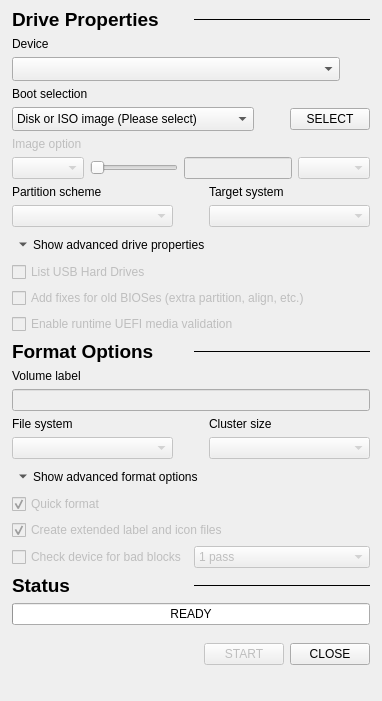
<?xml version="1.0" encoding="UTF-8"?>
<!-- SPDX-License-Identifier: GPL-3.0-or-later -->
<!-- Layout follows IDD_DIALOG in src/rufus.rc and runtime controls in src/ui.c. -->
<ui version="4.0">
 <class>RufusWindow</class>
 <widget class="QMainWindow" name="RufusWindow">
  <property name="windowTitle"><string>Rufus (Linux preview)</string></property>
  <property name="font"><font><pointsize>9</pointsize></font></property>
  <property name="windowIcon"><iconset resource="rufus_icons.qrc"><normaloff>:/rufus/rufus.ico</normaloff>:/rufus/rufus.ico</iconset></property>
  <widget class="QWidget" name="centralWidget">
   <layout class="QVBoxLayout" name="mainLayout">
    <property name="spacing"><number>6</number></property>
    <property name="leftMargin"><number>12</number></property>
    <property name="topMargin"><number>8</number></property>
    <property name="rightMargin"><number>12</number></property>
    <property name="bottomMargin"><number>16</number></property>
    <item><layout class="QHBoxLayout" name="driveHeaderLayout">
     <item><widget class="QLabel" name="driveHeader">
      <property name="font"><font><pointsize>14</pointsize><bold>true</bold></font></property>
      <property name="text"><string>Drive Properties</string></property>
     </widget></item>
     <item><widget class="QFrame" name="driveLine"><property name="frameShape"><enum>QFrame::HLine</enum></property></widget></item>
    </layout></item>
    <item><widget class="QLabel" name="deviceLabel">
     <property name="text"><string>Device</string></property>
     <property name="buddy"><cstring>deviceCombo</cstring></property>
    </widget></item>
    <item><layout class="QHBoxLayout" name="deviceLayout">
     <item><widget class="QComboBox" name="deviceCombo">
      <property name="sizeAdjustPolicy"><enum>QComboBox::AdjustToMinimumContentsLengthWithIcon</enum></property>
      <property name="minimumContentsLength"><number>24</number></property>
     </widget></item>
     <item><widget class="QToolButton" name="saveDeviceButton">
      <property name="enabled"><bool>false</bool></property>
      <property name="toolTip"><string>Save the selected device to an image — not available</string></property>
      <property name="accessibleName"><string>Save device to image</string></property>
      <property name="icon"><iconset resource="rufus_icons.qrc"><normaloff>:/rufus/save-16.png</normaloff>:/rufus/save-16.png</iconset></property>
      <property name="autoRaise"><bool>true</bool></property>
     </widget></item>
    </layout></item>
    <item><widget class="QLabel" name="bootLabel">
     <property name="text"><string>Boot selection</string></property>
     <property name="buddy"><cstring>bootCombo</cstring></property>
    </widget></item>
    <item><layout class="QHBoxLayout" name="bootLayout">
     <item><widget class="QComboBox" name="bootCombo">
      <property name="sizeAdjustPolicy"><enum>QComboBox::AdjustToMinimumContentsLengthWithIcon</enum></property>
      <property name="minimumContentsLength"><number>24</number></property>
      <item><property name="text"><string>Disk or ISO image (Please select)</string></property></item>
     </widget></item>
     <item><widget class="QToolButton" name="hashButton">
      <property name="enabled"><bool>false</bool></property>
      <property name="toolTip"><string>Compute image checksums — not available</string></property>
      <property name="accessibleName"><string>Compute image checksums</string></property>
      <property name="icon"><iconset resource="rufus_icons.qrc"><normaloff>:/rufus/hash-16.png</normaloff>:/rufus/hash-16.png</iconset></property>
      <property name="autoRaise"><bool>true</bool></property>
     </widget></item>
     <item><widget class="QPushButton" name="selectImageButton">
      <property name="autoDefault"><bool>true</bool></property>
      <property name="text"><string>SELECT</string></property>
      <property name="minimumSize"><size><width>80</width><height>0</height></size></property>
     </widget></item>
    </layout></item>
    <item><widget class="QWidget" name="imageOptions">
     <property name="enabled"><bool>false</bool></property>
     <layout class="QVBoxLayout" name="imageOptionsLayout">
      <property name="leftMargin"><number>0</number></property><property name="topMargin"><number>0</number></property>
      <property name="rightMargin"><number>0</number></property><property name="bottomMargin"><number>0</number></property>
      <item><widget class="QLabel" name="imageOptionLabel"><property name="text"><string>Image option</string></property></widget></item>
      <item><layout class="QHBoxLayout" name="imageOptionRow">
       <item><widget class="QComboBox" name="imageOptionCombo"/></item>
       <item><widget class="QSlider" name="persistenceSlider"><property name="orientation"><enum>Qt::Horizontal</enum></property></widget></item>
       <item><widget class="QLineEdit" name="persistenceSize"/></item>
       <item><widget class="QComboBox" name="persistenceUnits"/></item>
      </layout></item>
     </layout>
    </widget></item>
    <item><layout class="QGridLayout" name="partitionLayout" columnstretch="1,1">
     <property name="horizontalSpacing"><number>36</number></property>
     <item row="0" column="0"><widget class="QLabel" name="partitionLabel"><property name="text"><string>Partition scheme</string></property></widget></item>
     <item row="0" column="1"><widget class="QLabel" name="targetLabel"><property name="text"><string>Target system</string></property></widget></item>
     <item row="1" column="0"><widget class="QComboBox" name="partitionCombo"><property name="enabled"><bool>false</bool></property></widget></item>
     <item row="1" column="1"><widget class="QComboBox" name="targetCombo"><property name="enabled"><bool>false</bool></property></widget></item>
    </layout></item>
    <item alignment="Qt::AlignLeft"><widget class="QToolButton" name="advancedDriveButton">
     <property name="text"><string>Show advanced drive properties</string></property>
     <property name="toolButtonStyle"><enum>Qt::ToolButtonTextBesideIcon</enum></property>
     <property name="arrowType"><enum>Qt::DownArrow</enum></property>
     <property name="autoRaise"><bool>true</bool></property>
    </widget></item>
    <item><widget class="QWidget" name="advancedDriveOptions">
     <property name="enabled"><bool>false</bool></property>
     <layout class="QVBoxLayout" name="advancedDriveLayout">
      <property name="leftMargin"><number>0</number></property><property name="topMargin"><number>0</number></property>
      <property name="rightMargin"><number>0</number></property><property name="bottomMargin"><number>0</number></property>
      <item><widget class="QCheckBox" name="listUsbHardDrives"><property name="text"><string>List USB Hard Drives</string></property></widget></item>
      <item><widget class="QCheckBox" name="oldBiosFixes"><property name="text"><string>Add fixes for old BIOSes (extra partition, align, etc.)</string></property></widget></item>
      <item><widget class="QCheckBox" name="uefiValidation"><property name="text"><string>Enable runtime UEFI media validation</string></property></widget></item>
     </layout>
    </widget></item>
    <item><layout class="QHBoxLayout" name="formatHeaderLayout">
     <item><widget class="QLabel" name="formatHeader">
      <property name="font"><font><pointsize>14</pointsize><bold>true</bold></font></property>
      <property name="text"><string>Format Options</string></property>
     </widget></item>
     <item><widget class="QFrame" name="formatLine"><property name="frameShape"><enum>QFrame::HLine</enum></property></widget></item>
    </layout></item>
    <item><widget class="QLabel" name="volumeLabel"><property name="text"><string>Volume label</string></property></widget></item>
    <item><widget class="QLineEdit" name="volumeEdit"><property name="enabled"><bool>false</bool></property></widget></item>
    <item><layout class="QGridLayout" name="formatLayout" columnstretch="1,1">
     <property name="horizontalSpacing"><number>36</number></property>
     <item row="0" column="0"><widget class="QLabel" name="fileSystemLabel"><property name="text"><string>File system</string></property></widget></item>
     <item row="0" column="1"><widget class="QLabel" name="clusterLabel"><property name="text"><string>Cluster size</string></property></widget></item>
     <item row="1" column="0"><widget class="QComboBox" name="fileSystemCombo"><property name="enabled"><bool>false</bool></property></widget></item>
     <item row="1" column="1"><widget class="QComboBox" name="clusterCombo"><property name="enabled"><bool>false</bool></property></widget></item>
    </layout></item>
    <item alignment="Qt::AlignLeft"><widget class="QToolButton" name="advancedFormatButton">
     <property name="text"><string>Show advanced format options</string></property>
     <property name="toolButtonStyle"><enum>Qt::ToolButtonTextBesideIcon</enum></property>
     <property name="arrowType"><enum>Qt::DownArrow</enum></property>
     <property name="autoRaise"><bool>true</bool></property>
    </widget></item>
    <item><widget class="QWidget" name="advancedFormatOptions">
     <property name="enabled"><bool>false</bool></property>
     <layout class="QVBoxLayout" name="advancedFormatLayout">
      <property name="leftMargin"><number>0</number></property><property name="topMargin"><number>0</number></property>
      <property name="rightMargin"><number>0</number></property><property name="bottomMargin"><number>0</number></property>
      <item><widget class="QCheckBox" name="quickFormat">
       <property name="text"><string>Quick format</string></property><property name="checked"><bool>true</bool></property>
      </widget></item>
      <item><widget class="QCheckBox" name="extendedLabel">
       <property name="text"><string>Create extended label and icon files</string></property><property name="checked"><bool>true</bool></property>
      </widget></item>
      <item><layout class="QHBoxLayout" name="badBlocksLayout">
       <item><widget class="QCheckBox" name="badBlocks"><property name="text"><string>Check device for bad blocks</string></property></widget></item>
       <item><widget class="QComboBox" name="passesCombo"><item><property name="text"><string>1 pass</string></property></item></widget></item>
      </layout></item>
     </layout>
    </widget></item>
    <item><layout class="QHBoxLayout" name="statusHeaderLayout">
     <item><widget class="QLabel" name="statusHeader">
      <property name="font"><font><pointsize>14</pointsize><bold>true</bold></font></property>
      <property name="text"><string>Status</string></property>
     </widget></item>
     <item><widget class="QFrame" name="statusLine"><property name="frameShape"><enum>QFrame::HLine</enum></property></widget></item>
    </layout></item>
    <item><widget class="QProgressBar" name="progressBar">
     <property name="value"><number>0</number></property>
     <property name="alignment"><set>Qt::AlignCenter</set></property>
     <property name="format"><string>READY</string></property>
    </widget></item>
    <item><spacer name="buttonSpace"><property name="orientation"><enum>Qt::Vertical</enum></property><property name="sizeType"><enum>QSizePolicy::Fixed</enum></property><property name="sizeHint"><size><width>0</width><height>12</height></size></property></spacer></item>
    <item><layout class="QHBoxLayout" name="buttonLayout">
     <item><widget class="QToolButton" name="languageButton">
      <property name="enabled"><bool>false</bool></property><property name="accessibleName"><string>Change application language</string></property>
      <property name="toolTip"><string>Change application language — not available</string></property>
      <property name="icon"><iconset resource="rufus_icons.qrc"><normaloff>:/rufus/lang-16.png</normaloff>:/rufus/lang-16.png</iconset></property>
      <property name="autoRaise"><bool>true</bool></property>
     </widget></item>
     <item><widget class="QToolButton" name="aboutButton">
      <property name="enabled"><bool>false</bool></property><property name="accessibleName"><string>About Rufus</string></property>
      <property name="toolTip"><string>About Rufus — not available</string></property>
      <property name="icon"><iconset resource="rufus_icons.qrc"><normaloff>:/rufus/info-16.png</normaloff>:/rufus/info-16.png</iconset></property>
      <property name="autoRaise"><bool>true</bool></property>
     </widget></item>
     <item><widget class="QToolButton" name="settingsButton">
      <property name="enabled"><bool>false</bool></property><property name="accessibleName"><string>Show application settings</string></property>
      <property name="toolTip"><string>Show application settings — not available</string></property>
      <property name="icon"><iconset resource="rufus_icons.qrc"><normaloff>:/rufus/settings-16.png</normaloff>:/rufus/settings-16.png</iconset></property>
      <property name="autoRaise"><bool>true</bool></property>
     </widget></item>
     <item><widget class="QToolButton" name="logButton">
      <property name="accessibleName"><string>Show the log</string></property><property name="toolTip"><string>Show the log</string></property>
      <property name="icon"><iconset resource="rufus_icons.qrc"><normaloff>:/rufus/log-16.png</normaloff>:/rufus/log-16.png</iconset></property>
      <property name="autoRaise"><bool>true</bool></property>
     </widget></item>
     <item><spacer name="buttonStretch"><property name="orientation"><enum>Qt::Horizontal</enum></property><property name="sizeHint"><size><width>24</width><height>0</height></size></property></spacer></item>
     <item><widget class="QPushButton" name="startButton">
      <property name="text"><string>START</string></property><property name="enabled"><bool>false</bool></property>
      <property name="minimumSize"><size><width>80</width><height>0</height></size></property>
      <property name="toolTip"><string>Media writing is not available in this build.</string></property>
     </widget></item>
     <item><widget class="QPushButton" name="closeButton">
      <property name="autoDefault"><bool>true</bool></property>
      <property name="text"><string>CLOSE</string></property>
      <property name="minimumSize"><size><width>80</width><height>0</height></size></property>
     </widget></item>
    </layout></item>
   </layout>
  </widget>
  <widget class="QStatusBar" name="statusBar"><property name="sizeGripEnabled"><bool>false</bool></property></widget>
 </widget>
 <tabstops>
  <tabstop>deviceCombo</tabstop><tabstop>saveDeviceButton</tabstop><tabstop>bootCombo</tabstop><tabstop>hashButton</tabstop><tabstop>selectImageButton</tabstop>
  <tabstop>partitionCombo</tabstop><tabstop>targetCombo</tabstop><tabstop>advancedDriveButton</tabstop>
  <tabstop>listUsbHardDrives</tabstop><tabstop>oldBiosFixes</tabstop><tabstop>uefiValidation</tabstop>
  <tabstop>volumeEdit</tabstop><tabstop>fileSystemCombo</tabstop><tabstop>clusterCombo</tabstop><tabstop>advancedFormatButton</tabstop>
  <tabstop>quickFormat</tabstop><tabstop>extendedLabel</tabstop><tabstop>badBlocks</tabstop><tabstop>passesCombo</tabstop>
  <tabstop>languageButton</tabstop><tabstop>aboutButton</tabstop><tabstop>settingsButton</tabstop><tabstop>logButton</tabstop><tabstop>startButton</tabstop><tabstop>closeButton</tabstop>
 </tabstops>
 <resources><include location="rufus_icons.qrc"/></resources>
 <connections/>
</ui>
